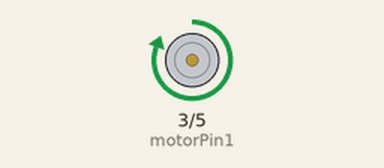
A sketch run on a simulated Arduino Uno, built with avr-gcc and run on an emulated ATmega328P. On the bench: motor-driver pin pairs drawn as motors (green arrow = first pin HIGH = forward, orange = second pin HIGH = backward, longer = more drive).

Above: at 1.0 s.
At 3.0 s:
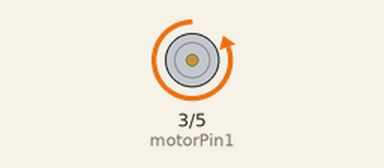
Timing chart, 0 to 5.2 s (numbered marks = the images above):
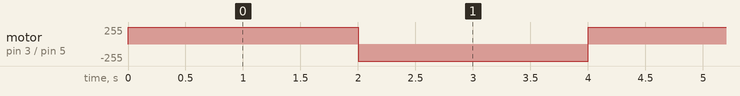

Measured:
- by itself, motor on pin 3 (motorPin1) / pin 5 (motorPin2): alternates forward 255/255 for 2.0 s and backward 255/255 for 2.0 s

The sketch:

Example13.ino
```cpp
int motorPin1 = 3;
int motorPin2 = 5;

void setup() {
  pinMode(motorPin1, OUTPUT);
  pinMode(motorPin2, OUTPUT);
}

void loop() {
  digitalWrite(motorPin1, HIGH);
  digitalWrite(motorPin2, LOW);
  delay(2000);
  digitalWrite(motorPin1, LOW);
  digitalWrite(motorPin2, HIGH);
  delay(2000);
}
```
